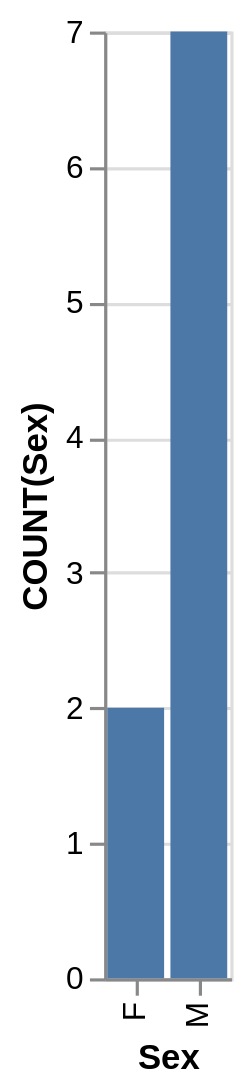

Here is the Vega-Lite specification saved for this chart:
### Vega-Lite specification from a JSON file in a GitHub repository (floating-point values rounded to 4 significant figures)
{"data": {"values": [{"x_data": "F", "y_data": 2}, {"x_data": "M", "y_data": 7}]}, "mark": "bar", "encoding": {"x": {"field": "x_data", "type": "nominal", "title": "Sex", "sort": {"op": "sum", "field": "y_data", "order": "ascending"}}, "y": {"field": "y_data", "type": "quantitative", "title": "COUNT(Sex)"}}}
